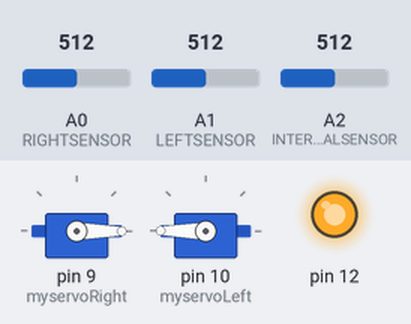
Recording of a sketch running on a simulated Arduino Uno, built with avr-gcc and run on an emulated ATmega328P. Shown: 2 × servo, output pins drawn as LEDs (lit = HIGH). The test bench sets the inputs (shaded band); at power-on: A0 (RIGHTSENSOR) = 512, A1 (LEFTSENSOR) = 512, A2 (INTERNALSENSOR) = 512. Random numbers use the default seed unless the sketch sets one.

Above: at 1.2 s.
1.3 s: A0 (RIGHTSENSOR) set to 548
2.8 s: A1 (LEFTSENSOR) set to 530
At 5.6 s:
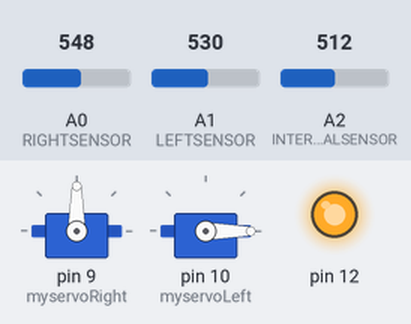
5.8 s: A1 (LEFTSENSOR) set to 554
8.8 s: A0 (RIGHTSENSOR) set to 680
At 10.5 s:
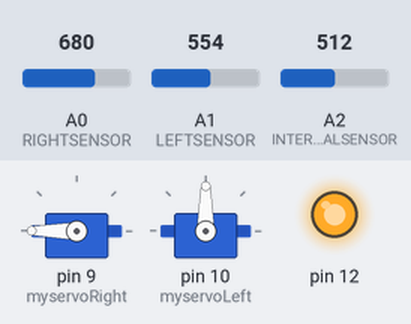
11.8 s: A0 (RIGHTSENSOR) set to 706
At 13.1 s:
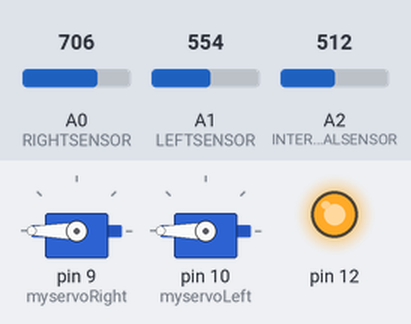
14.8 s: A0 (RIGHTSENSOR) set to 900
At 16.2 s:
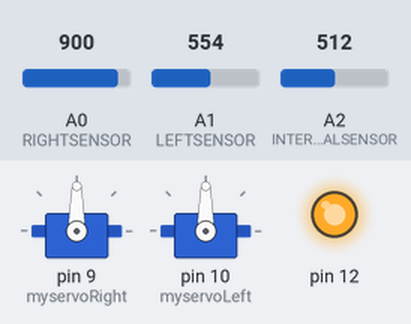
Timing chart, 0 to 17.8 s (numbered marks = the images above; inputs shaded):
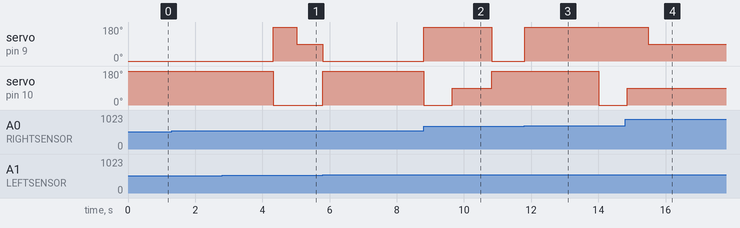

The sketch:

Seve.ino
```cpp
#include <Servo.h>

const int RIGHTSENSOR = A0;
const int LEFTSENSOR = A1;
const int INTERNALSENSOR = A2;

Servo myservoRight;
Servo myservoLeft; // create servo object to control a servo
// twelve servo objects can be created on most boards

int pos = 0;    // variable to store the servo position
const int FORWARD = 0;
const int REVERSE = 1;
const int RIGHT = 2;
const int LEFT = 3;

const double VARIANCE_CONSIDERED_STUCK = .05; // Higher the number the more he thinks he's stuck
const int AMBIENT_LIGHT = 50; //Raise this number if he doesn't recognize opsticals
const double STRAIGHTNESS = .25;//Higher the number, the less he will turn.
const int BRIGHT_LIGHT = 750; //If there is bright light, we will steer away from it if we don't have a ball.

int rightSensorReading = 0;
int leftSensorReading = 0;
int SensorReading = 0;
int insideSensorReading = 0;
int baselineInternalReading=0;
bool hasBall = false;

bool possiblyStuck = false;
int previousLeftSensorReading = false;
int previousRightSensorReading = false;
unsigned long timeWindowBegin = 0; //time window from when we think we might be stuck


int dir = FORWARD; //inital Direction

void setup() {
  pinMode(12, OUTPUT);
  digitalWrite(12, HIGH);
  myservoRight.attach(9);
  myservoLeft.attach(10); // attaches the servo on pin 9 to the servo object
  baselineInternalReading = analogRead(INTERNALSENSOR); //Set the baseline where no ball is inserted

}

void loop() {

  rightSensorReading = analogRead(RIGHTSENSOR); // Get Values from Light Sensors
  leftSensorReading = analogRead(LEFTSENSOR);
  insideSensorReading = analogRead(INTERNALSENSOR);

  if(insideSensorReading < baselineInternalReading && (double)insideSensorReading/(double)baselineInternalReading > .2) //if light in bay dims, there is a ball in the bay
  hasBall=true;
  else
  hasBall=false;

hasBall=false; //COMMENT THIS OUT LATER

  //This is where we Decide what the robot will do next after the sensor data is collected


  if(leftSensorReading < AMBIENT_LIGHT  || rightSensorReading < AMBIENT_LIGHT) // if collision then reverse for 3 seconds
  {
     dir = REVERSE;
  }
  else
    {
    if(withinPercentage(leftSensorReading, rightSensorReading, STRAIGHTNESS)) //If 30% of smaller value go straight!
    {dir = FORWARD;}
    else if (leftSensorReading > rightSensorReading) //OR check for left and right..
      { //brighter on the Left
        if(hasBall) //Go twords light if it has a ball & away if not!
        dir = LEFT;
        else
        {
          if(leftSensorReading >= BRIGHT_LIGHT)
          dir = RIGHT;
          else
          dir = LEFT;
        }
      }
    else
      { //brighter on the right
        if(hasBall)
        dir = RIGHT;
        else
        {
          if(rightSensorReading >=BRIGHT_LIGHT)
            dir = LEFT;
          else
          dir = RIGHT;
        }
      }
    }

  //Check to see if there is the robot is stuck. This is deterimined by seeing if the sensor reading don't change at all for 3 seconds.
  if(possiblyStuck && millis() > timeWindowBegin+3000)
  {
    dir = REVERSE;
  }

  //see if we're stuck
  if (dir == REVERSE) {
    //can't be stuck if we're reversing
    possiblyStuck = false;
  } else {
    //not reversing

    if (!possiblyStuck) {
      possiblyStuck = true;
      timeWindowBegin = millis();
      previousLeftSensorReading = leftSensorReading;
      previousRightSensorReading = rightSensorReading;
    } else if (possiblyStuck && (!withinPercentage(leftSensorReading, previousLeftSensorReading, VARIANCE_CONSIDERED_STUCK) || !withinPercentage(rightSensorReading, previousRightSensorReading, VARIANCE_CONSIDERED_STUCK))) {
      possiblyStuck = false;
      timeWindowBegin = millis();

 //     possiblyStuck = true;
 //     timeWindowBegin = millis();
 //     previousLeftSensorReading = leftSensorReading;
 //     previousRightSensorReading = rightSensorReading;
    }
  }


//dir = REVERSE;

  switch (dir)
  {
    case FORWARD:
         myservoLeft.write(180);
         myservoRight.write(0);
         delay(10);
          //delay(100);
    break;
    case REVERSE:
          myservoRight.write(180);
          myservoLeft.write(0);
          delay(random(100, 1000));  // Increased delay to 2 seconds to allow bot to get away from any obstacle
          //Rotate backwards left or right, based on a random #.
          if(random(2) == 0)
          {
            myservoRight.write(180);
            myservoLeft.write(90);
          }
          else
          {
            myservoRight.write(90);
            myservoLeft.write(0);
          }
          delay(random(300, 1500)); //turn for a variable amount
    break;
    case RIGHT:
          myservoRight.write(180);
          myservoLeft.write(180);
          delay(200);
    break;
    case LEFT:
          myservoRight.write(90);
          myservoLeft.write(90);
          delay(200);
    break;
  }
}

bool withinPercentage(int left, int right, double percentage) //Function to determine if both values are within percentage% of eachother.
{
  // ----------------------- Get Higher Value ---------------- //
  int higher = 0;
  int lower = 0;
  if(right <= left)
  {lower = right; higher = left;}
  else {lower = left; higher = right;}
  // ------------------------------------------------------ //
  if((higher - lower)/((double)lower) <= percentage)
    {return true;}
  else
    {return false;}

}
```

Measured:
- the behaviour switches between 692 and 693 on A0 (RIGHTSENSOR) (found by bisection; images 2 and 3)
- after the input at 1.3 s, every drawn part: stays the same
- after the input at 14.8 s, servo on pin 9 (myservoRight): 180° → 90° after 0.68 s
